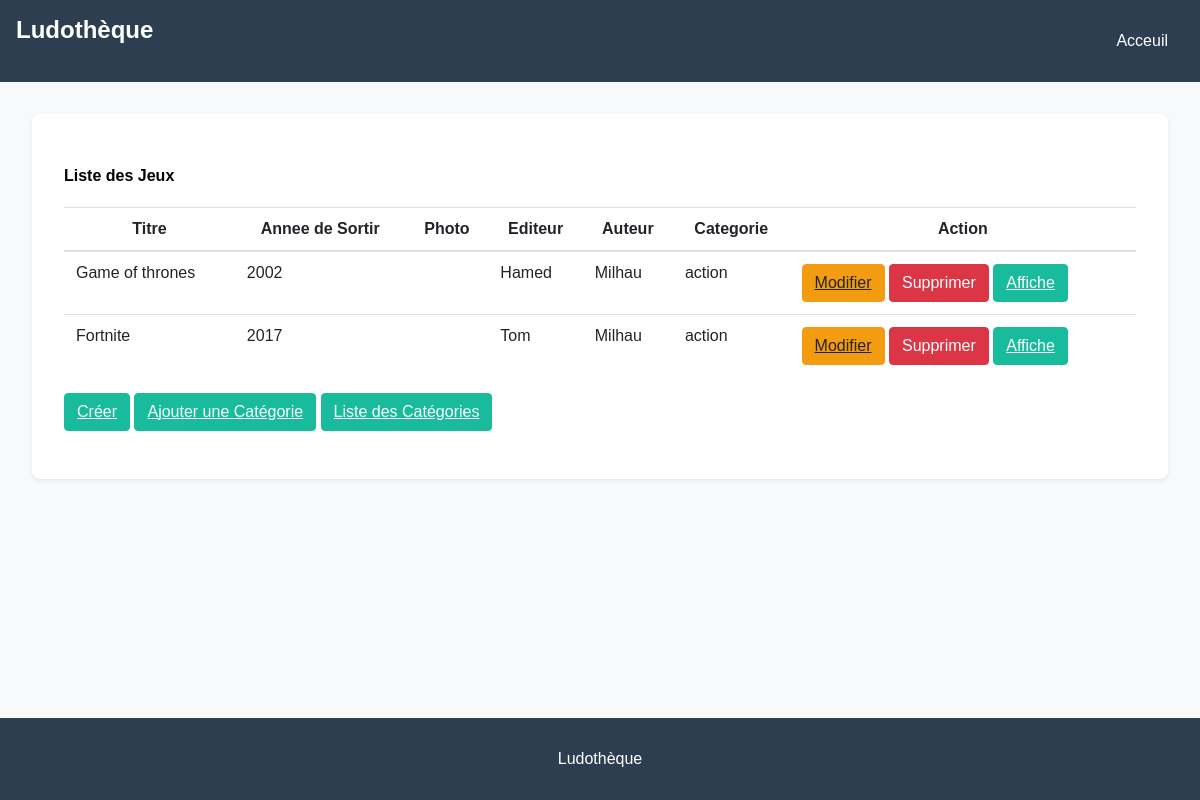
Page /jeux/ on the earlier database version.
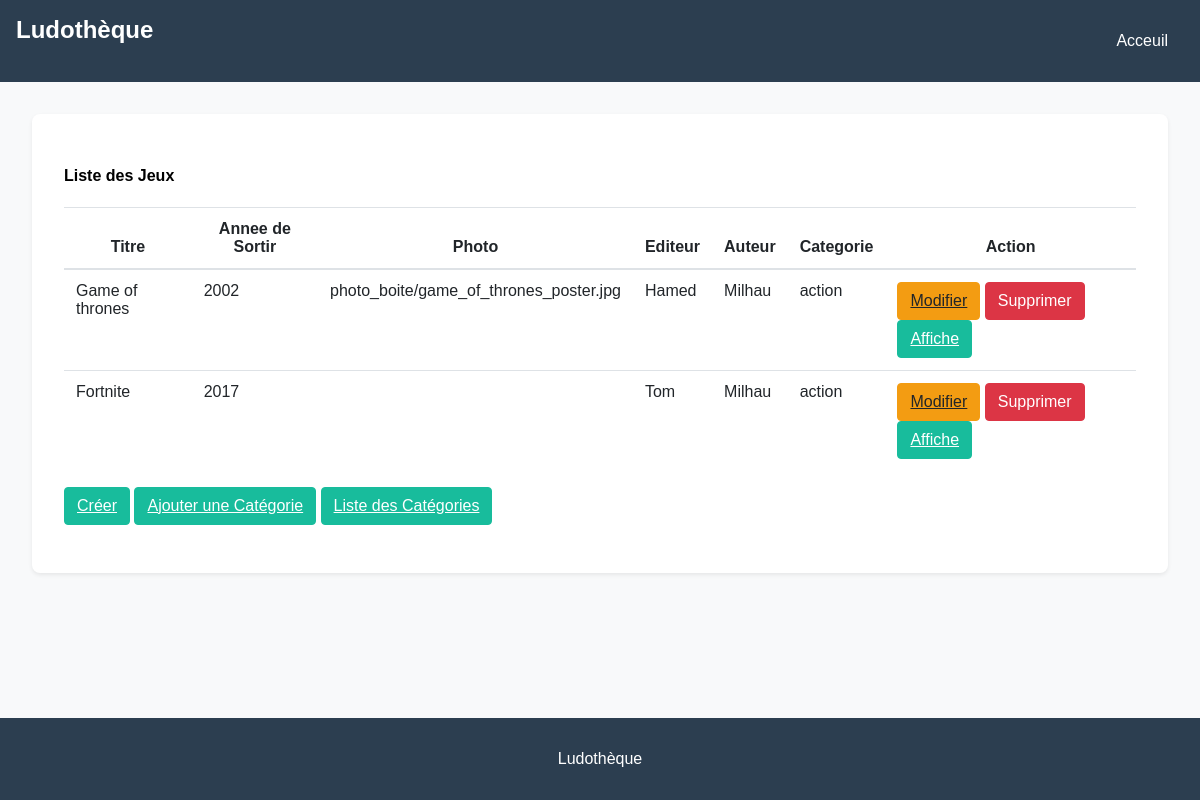
Same page on the later database version.
### myapp/models.py (models this page shows, shortened)
class Jeu(models.Model):
    titre = models.CharField(max_length=200)
    annee_sortie = models.IntegerField(default=2000)
    photo_boite = models.ImageField(upload_to='photo_boite', blank=True, null=True)
    editeur = models.CharField(max_length=200)
    auteur = models.ForeignKey(Auteur, on_delete=models.CASCADE, blank=True, null=True)
    categorie = models.ForeignKey(Categorie, on_delete=models.CASCADE, blank=True, null=True)

class Auteur(models.Model):
    nom = models.CharField(max_length=200)
    prenom = models.CharField(max_length=200)
    age = models.IntegerField()
    photos = models.ImageField(upload_to='photos', blank=True, null=True)

class Categorie(models.Model):
    nom = models.CharField(max_length=200)
    descriptif = models.TextField()

### myapp/views.py (the view)
# urls.py: path('jeux/', views.jeuList, name='jeu-liste'),
def jeuList(request):
    jeux = Jeu.objects.all()
    return render(request,'jeu/jeux_liste.html',{'jeux': jeux})

### myapp/templates/jeu/jeux_liste.html (shortened to what this page needs)
{% extends "base.html" %}
{% block content %}
<div class="card-body">
    <h4>Liste des Jeux</h4>
    <table class="table">
        <thead>
            <tr>
                <th scope="col">Titre</th>
                <th scope="col">Annee de Sortir</th>
                <th scope="col">Photo</th>
                <th scope="col">Editeur</th>
                <th scope="col">Auteur</th>
                <th scope="col">Categorie</th>
                <th scope="col">Action</th>
            </tr>
        </thead>
        <tbody>
            {% for jeu in jeux %}
            <tr>
                <td>{{ jeu.titre }}</td>
                <td>{{ jeu.annee_sortie }}</td>
                <td>{{ jeu.photo_boite }}</td>
                <td>{{ jeu.editeur }}</td>
                <td>{{ jeu.auteur.nom }}</td>
                <td>{{ jeu.categorie.nom }}</td>
                <td>
                    <a type="button" class="btn btn-warning" href="{% url 'update_jeu' jeu.id %}">Modifier</a>
                    <form action="{% url 'delete_jeu' jeu.id %}" method="post" style="display:inline;">
                        <button type="submit" class="btn btn-danger">Supprimer</button>
                    </form>
                    <a type="button" class="btn btn-success" href="{% url 'display_jeu' jeu.id %}">Affiche</a>
                </td>
            </tr>
            {% endfor %}
        </tbody>
    </table>
    <section class="table">
        <a type="button" class="btn btn-success" href="{% url 'create_jeu' %}">Créer</a>
        <a type="button" class="btn btn-success" href="{% url 'create_categorie' %}">Ajouter une Catégorie</a>
        <a type="button" class="btn btn-success" href="{% url 'categorie-liste' %}">Liste des Catégories</a>
    </section>
</div>
{% endblock %}

Differences in the rows shown:
changed Jeu "Game of thrones": photo_boite (not shown) → "photo_boite/game_of_thrones_poster.jpg"
